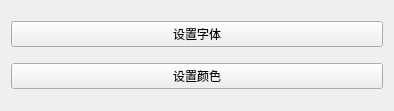
<?xml version="1.0" encoding="UTF-8"?>
<ui version="4.0">
 <class>setAppWInfo</class>
 <widget class="QWidget" name="setAppWInfo">
  <property name="geometry">
   <rect>
    <x>0</x>
    <y>0</y>
    <width>394</width>
    <height>111</height>
   </rect>
  </property>
  <property name="windowTitle">
   <string>Form</string>
  </property>
  <layout class="QVBoxLayout" name="verticalLayout">
   <item>
    <widget class="QPushButton" name="pushButton">
     <property name="text">
      <string>设置字体</string>
     </property>
    </widget>
   </item>
   <item>
    <widget class="QPushButton" name="pushButton_2">
     <property name="text">
      <string>设置颜色</string>
     </property>
    </widget>
   </item>
  </layout>
 </widget>
 <resources/>
 <connections/>
</ui>
